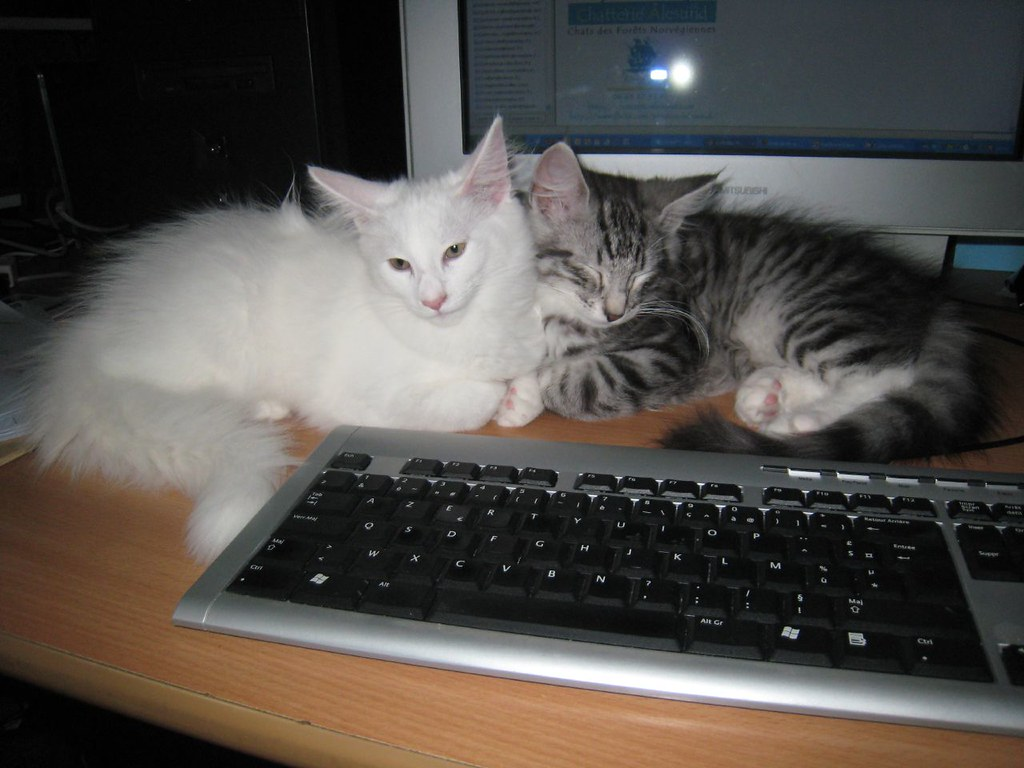
#> input picture source/image_1.jpg, 1024 x 768 px
$ python transformation_valeurs_par_points.py
#> lines starting #> are read from the running program, lines starting #| are printed output that depends on the picture
import cv2
import numpy as np
import matplotlib.pyplot as plt

# Lire l'image
img = cv2.imread('source/image_1.jpg')
#> img is the input picture: shape (768, 1024, 3); mean B, G, R 74.7, 79, 83.5

# Appliquer les transformations
images = []
titles = []

# 1. Originale
images.append(img)
titles.append('Originale')

# 2. Color Jitter (variation aléatoire des couleurs)
jitter = cv2.cvtColor(img, cv2.COLOR_BGR2HSV)
#> jitter: shape (768, 1024, 3); mean H, S, V 50.1, 40.6, 86.9
jitter[:, :, 1] = jitter[:, :, 1] * 0.5  # Diminution de la saturation
#> jitter: shape (768, 1024, 3); mean H, S, V 50.1, 20.1, 86.9
jitter = cv2.cvtColor(jitter, cv2.COLOR_HSV2BGR)
images.append(jitter)
titles.append('Color Jitter')

# 3. Inversion des couleurs
inverted = cv2.bitwise_not(img)
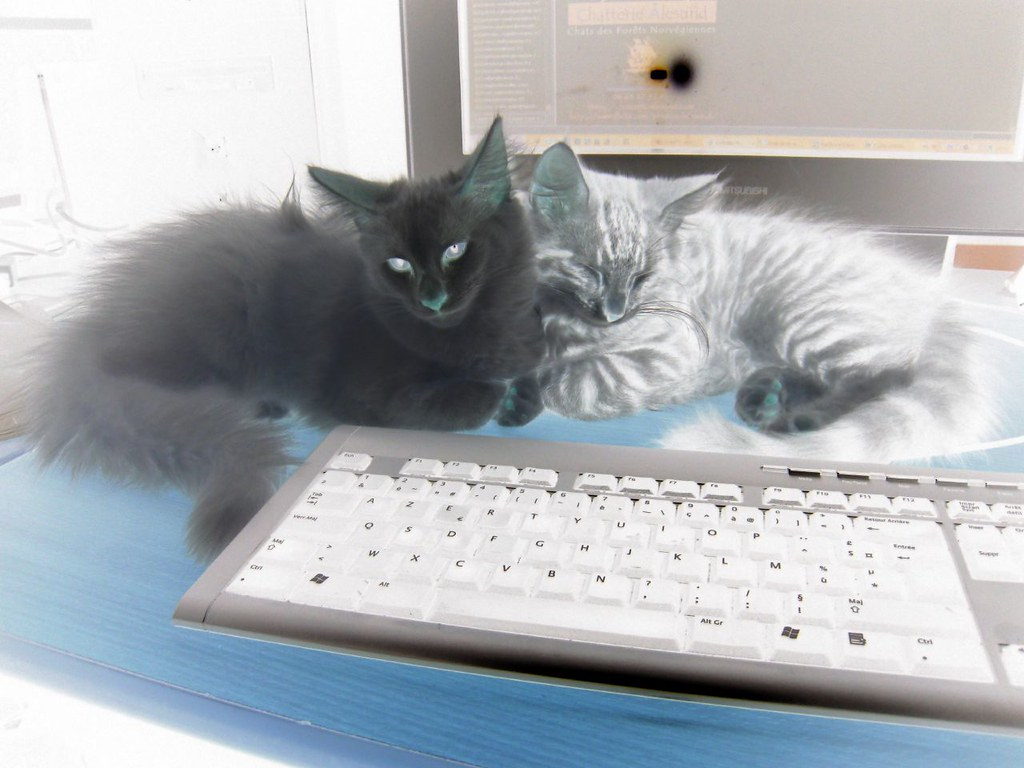
#> inverted: shape (768, 1024, 3); mean B, G, R 180.3, 176, 171.5
images.append(inverted)
titles.append('Inversion')

# 4. Noir et Blanc
gray = cv2.cvtColor(img, cv2.COLOR_BGR2GRAY)
images.append(cv2.cvtColor(gray, cv2.COLOR_GRAY2BGR))
titles.append('Noir et Blanc')

# 5. Augmentation de la Luminosité
bright = cv2.convertScaleAbs(img, alpha=1.2, beta=50)
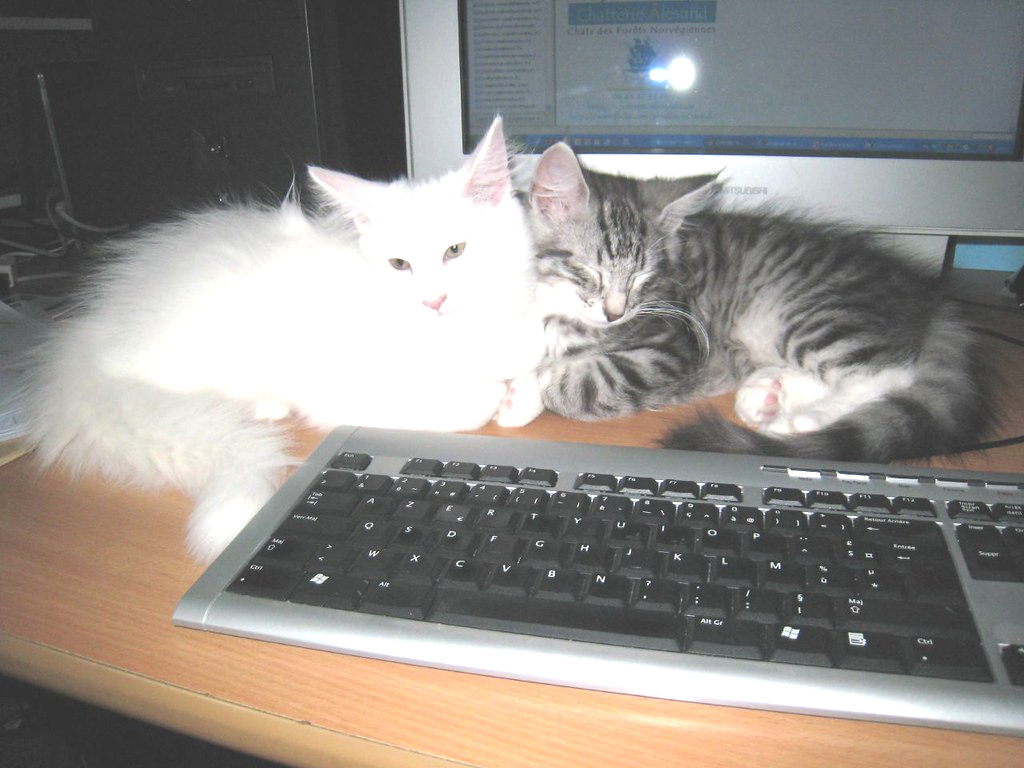
#> bright: shape (768, 1024, 3); mean B, G, R 136.4, 141.3, 146
images.append(bright)
titles.append('Luminosité +')

# 6. Diminution de la Luminosité
dark = cv2.convertScaleAbs(img, alpha=0.8, beta=-50)
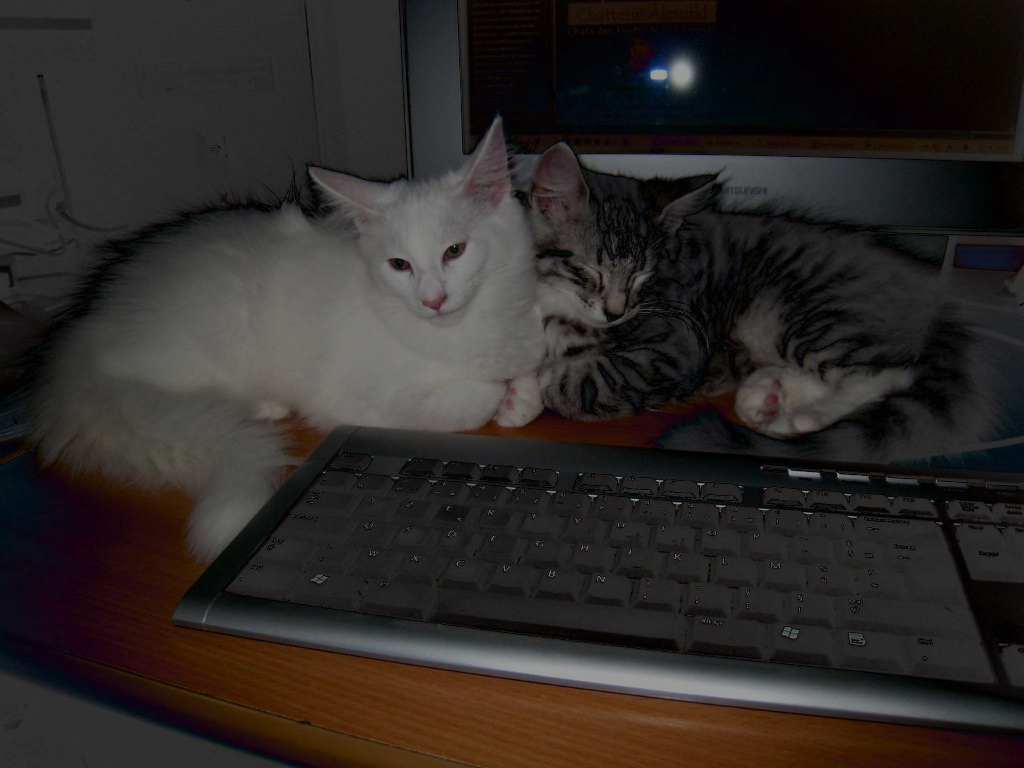
#> dark: shape (768, 1024, 3); mean B, G, R 38.3, 40.5, 45.4
images.append(dark)
titles.append('Luminosité -')

# 7. Augmentation du Contraste
contrast_high = cv2.convertScaleAbs(img, alpha=1.5, beta=0)
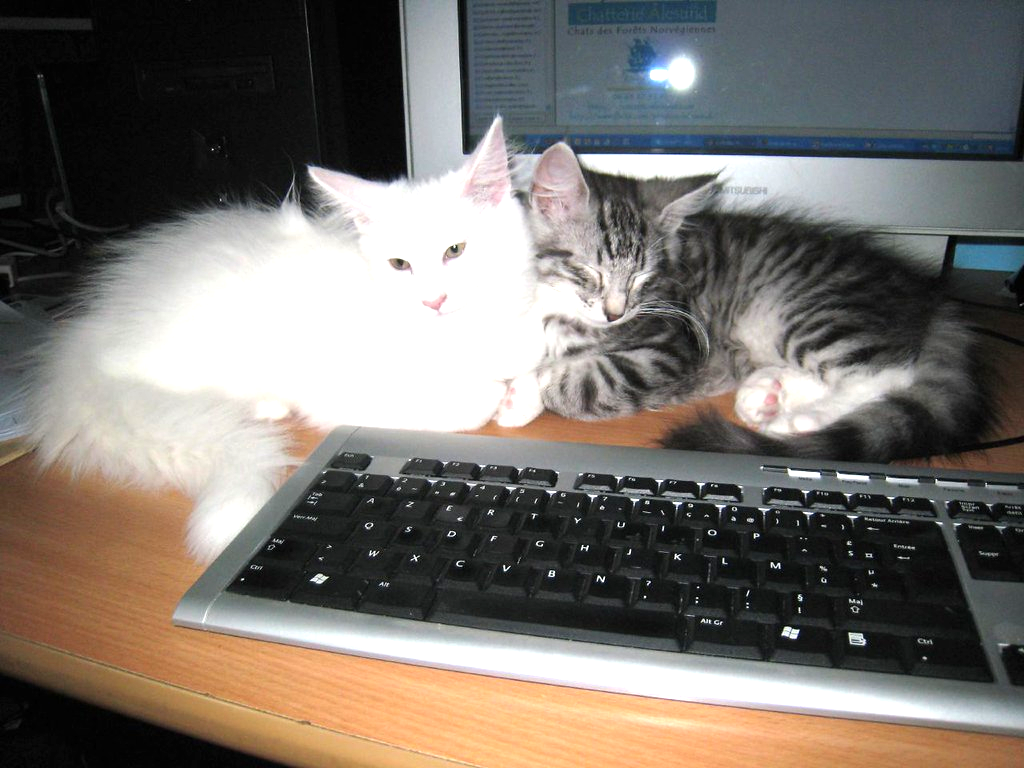
#> contrast_high: shape (768, 1024, 3); mean B, G, R 107.9, 114, 119.8
images.append(contrast_high)
titles.append('Contraste +')

# 8. Diminution du Contraste
contrast_low = cv2.convertScaleAbs(img, alpha=0.5, beta=0)
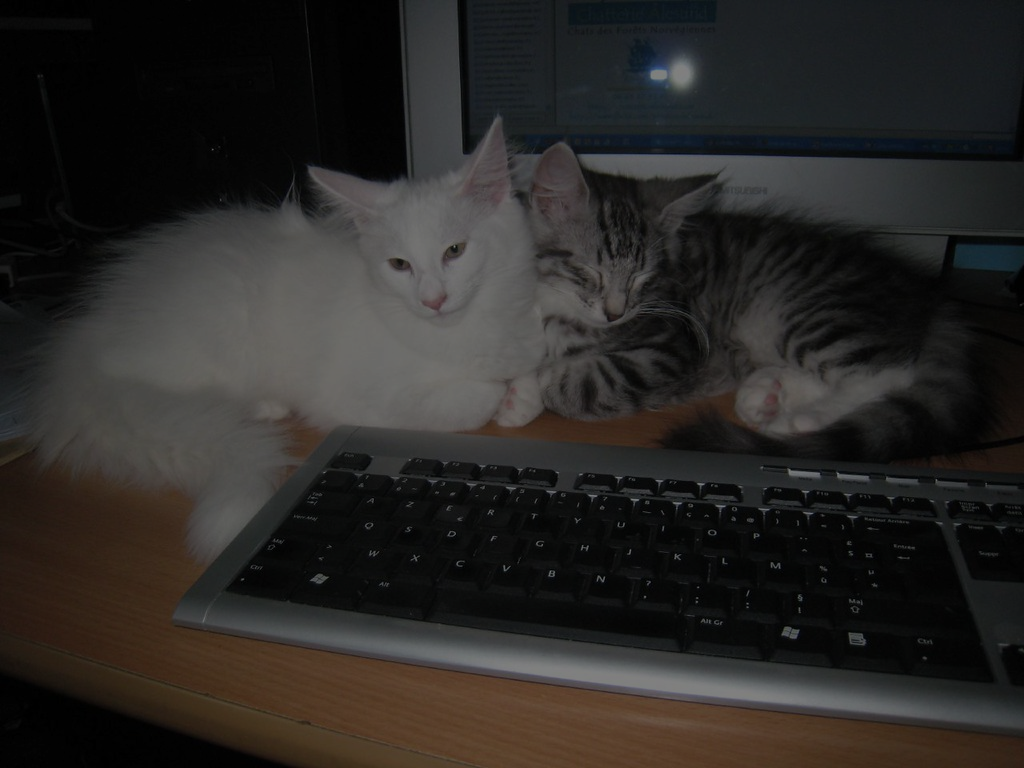
#> contrast_low: shape (768, 1024, 3); mean B, G, R 37.3, 39.5, 41.7
images.append(contrast_low)
titles.append('Contraste -')

# Affichage des images dans une grille 4x2
plt.figure(figsize=(12, 8))
for i in range(8):
    plt.subplot(4, 2, i + 1)
    plt.imshow(cv2.cvtColor(images[i], cv2.COLOR_BGR2RGB))
    plt.title(titles[i])
    plt.axis('off')

plt.tight_layout()
plt.savefig('source/transformations_valeur.jpg')
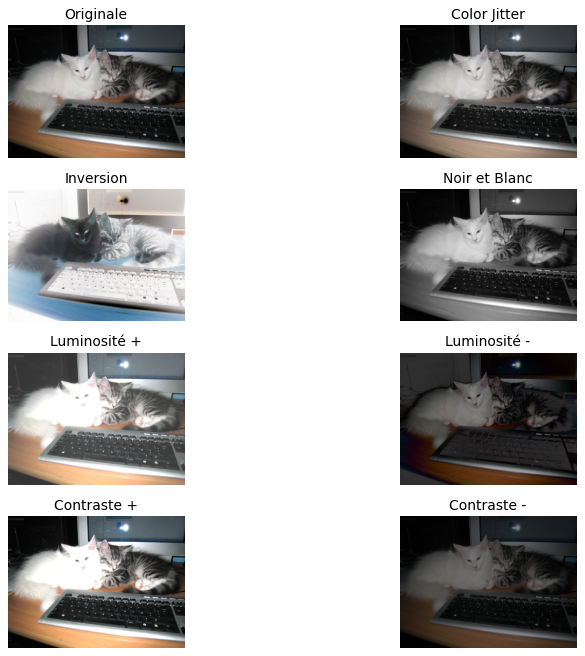
#> figure drawn by matplotlib, 8 panels
plt.show()
